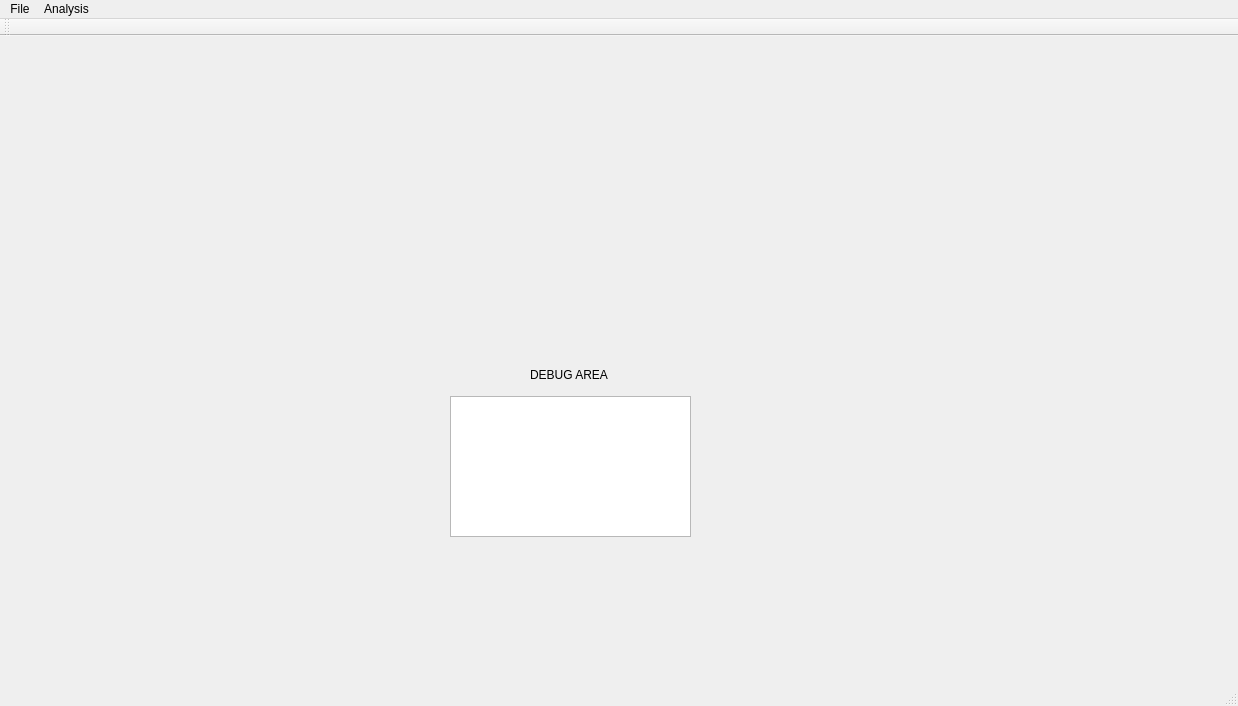
<?xml version="1.0" encoding="UTF-8"?>
<ui version="4.0">
 <class>MainWindow</class>
 <widget class="QMainWindow" name="MainWindow">
  <property name="geometry">
   <rect>
    <x>0</x>
    <y>0</y>
    <width>1238</width>
    <height>706</height>
   </rect>
  </property>
  <property name="windowTitle">
   <string>MainWindow</string>
  </property>
  <widget class="QWidget" name="centralWidget">
   <widget class="QLabel" name="debugAreaLabel">
    <property name="geometry">
     <rect>
      <x>530</x>
      <y>330</y>
      <width>101</width>
      <height>17</height>
     </rect>
    </property>
    <property name="text">
     <string>DEBUG AREA</string>
    </property>
   </widget>
   <widget class="QTextEdit" name="debugAreaTextEdit">
    <property name="geometry">
     <rect>
      <x>450</x>
      <y>360</y>
      <width>241</width>
      <height>141</height>
     </rect>
    </property>
   </widget>
  </widget>
  <widget class="QMenuBar" name="menuBar">
   <property name="geometry">
    <rect>
     <x>0</x>
     <y>0</y>
     <width>1238</width>
     <height>22</height>
    </rect>
   </property>
   <widget class="QMenu" name="menuAbPyTools">
    <property name="title">
     <string>File</string>
    </property>
    <addaction name="actionNew"/>
    <addaction name="actionOpen"/>
    <addaction name="actionSave"/>
   </widget>
   <widget class="QMenu" name="menuAnalysis">
    <property name="title">
     <string>Analysis</string>
    </property>
    <widget class="QMenu" name="menuHydrophobicity">
     <property name="title">
      <string>Hydrophobicity</string>
     </property>
     <addaction name="actionCluster"/>
    </widget>
    <addaction name="actionNumbering"/>
    <addaction name="menuHydrophobicity"/>
    <addaction name="actionCharges"/>
    <addaction name="actionStructure"/>
   </widget>
   <addaction name="menuAbPyTools"/>
   <addaction name="menuAnalysis"/>
  </widget>
  <widget class="QToolBar" name="mainToolBar">
   <attribute name="toolBarArea">
    <enum>TopToolBarArea</enum>
   </attribute>
   <attribute name="toolBarBreak">
    <bool>false</bool>
   </attribute>
  </widget>
  <widget class="QStatusBar" name="statusBar"/>
  <action name="actionOpen">
   <property name="text">
    <string>Open</string>
   </property>
  </action>
  <action name="actionSave">
   <property name="text">
    <string>Save</string>
   </property>
  </action>
  <action name="actionNumbering">
   <property name="text">
    <string>Numbering</string>
   </property>
  </action>
  <action name="actionCharges">
   <property name="text">
    <string>Charges</string>
   </property>
  </action>
  <action name="actionStructure">
   <property name="text">
    <string>Structure</string>
   </property>
  </action>
  <action name="actionCluster">
   <property name="text">
    <string>Cluster</string>
   </property>
  </action>
  <action name="actionNew">
   <property name="text">
    <string>New</string>
   </property>
  </action>
 </widget>
 <layoutdefault spacing="6" margin="11"/>
 <resources/>
 <connections/>
</ui>
